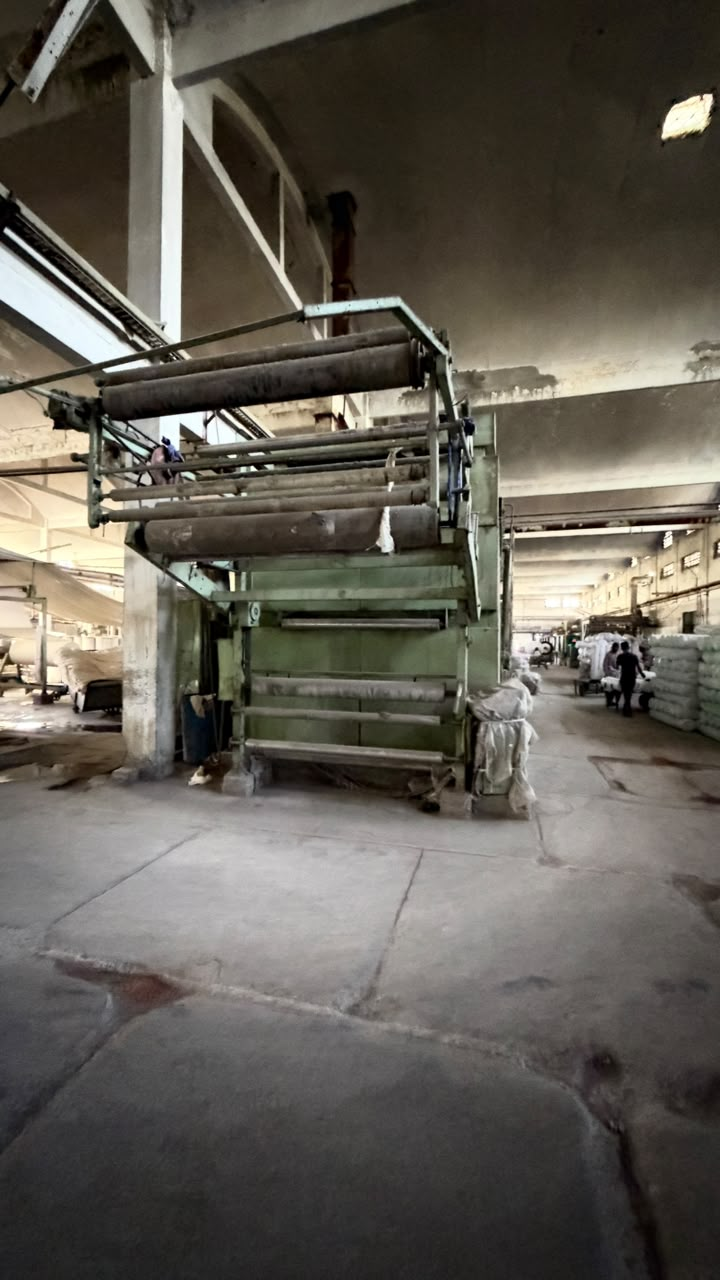
#> input picture images/Thermosol.jpg, 720 x 1280 px
$ python add_cloth_machines.py
#> lines starting #> are read from the running program, lines starting #| are printed output that depends on the picture; after the words box and inside, x2 and y2 are one past the last pixel; in counts of white or black regions, pixels touching at a corner belong together
"""Composite cream woven cloth onto empty thermosol & continuous bleaching photos."""
from pathlib import Path
import cv2
import numpy as np
from PIL import Image, ImageEnhance, ImageFilter

ROOT = Path(__file__).parent
THERMO_SRC = ROOT / "images" / "Thermosol.jpg"
BLEACH_SRC = ROOT / "images" / "continous_bleaching.jpg"
THERMO_OUT = ROOT / "images" / "gallery-thermosol.jpg"
BLEACH_OUT = ROOT / "images" / "gallery-bleaching.jpg"
TMP = ROOT / "images" / "_tmp"
TMP.mkdir(exist_ok=True)


def make_cream_cloth(tw: int = 640, th: int = 900) -> np.ndarray:
    """Procedural cream woven fabric — matches mill greige/processed cloth look."""
    # BGR cream / off-white
    base = np.zeros((th, tw, 3), np.float32)
    base[..., 0] = 214  # B
    base[..., 1] = 224  # G
    base[..., 2] = 232  # R
    yy, xx = np.mgrid[0:th, 0:tw]
    # warp threads
    weave_v = (np.sin(yy / 2.8) * 4.5).astype(np.float32)
    weave_h = (np.sin(xx / 3.2) * 3.5).astype(np.float32)
    base += (weave_v + weave_h)[..., None]
    # soft mottling
    noise = np.random.normal(0, 5.5, (th, tw, 3)).astype(np.float32)
    soft = cv2.GaussianBlur(noise, (0, 0), 1.4)
    base += soft
    # faint fold shade bands
    fold = (np.sin(xx / 55.0) * 6.0).astype(np.float32)
    base += fold[..., None]
    return np.clip(base, 0, 255).astype(np.uint8)


def paste_quad(
    canvas: np.ndarray,
    cloth: np.ndarray,
    dst_quad: np.ndarray,
    opacity: float = 0.92,
) -> None:
    h, w = canvas.shape[:2]
    src_h, src_w = cloth.shape[:2]
    src_quad = np.float32([[0, 0], [src_w - 1, 0], [src_w - 1, src_h - 1], [0, src_h - 1]])
    dst = dst_quad.astype(np.float32)
    mat = cv2.getPerspectiveTransform(src_quad, dst)
    warped = cv2.warpPerspective(cloth, mat, (w, h), flags=cv2.INTER_LINEAR)

    mask = np.zeros((h, w), np.uint8)
    cv2.fillConvexPoly(mask, np.round(dst).astype(np.int32), 255)
    mask = cv2.GaussianBlur(mask, (0, 0), 1.8)

    # contact shadow under cloth edge
    shadow = cv2.GaussianBlur(mask, (0, 0), 4.0)
    sh = (shadow.astype(np.float32) / 255.0) * 0.18
    canvas[:] = (canvas.astype(np.float32) * (1.0 - sh[..., None])).astype(np.uint8)

    xs = dst[:, 0]
    x0, x1 = float(xs.min()), float(xs.max())
    shade = np.ones((h, w), np.float32)
    if x1 > x0:
        gx = np.linspace(0, 1, w, dtype=np.float32)
        # only meaningful inside bbox but cheap full-width curve is fine
        roll = 0.90 + 0.12 * (1.0 - np.abs(gx - ((x0 + x1) * 0.5 / max(w, 1))) * 2.0)
        # simpler: center highlight relative to quad center
        cx = (x0 + x1) * 0.5
        for x in range(max(0, int(x0) - 2), min(w, int(x1) + 3)):
            t = abs((x - cx) / max(1.0, (x1 - x0) * 0.5))
            shade[:, x] = 0.88 + 0.14 * max(0.0, 1.0 - t)

    alpha = (mask.astype(np.float32) / 255.0) * opacity
    a3 = alpha[..., None]
    shaded = warped.astype(np.float32) * shade[..., None]
    # slight warm lift so cloth reads in dim mill light
    shaded = shaded * np.array([0.98, 1.0, 1.03], dtype=np.float32)
    canvas[:] = np.clip(shaded * a3 + canvas.astype(np.float32) * (1 - a3), 0, 255).astype(np.uint8)


def nq(w: int, h: int, pts: list[tuple[float, float]]) -> np.ndarray:
    return np.float32([[p[0] * w, p[1] * h] for p in pts])


def grade(bgr: np.ndarray) -> np.ndarray:
    rgb = Image.fromarray(cv2.cvtColor(bgr, cv2.COLOR_BGR2RGB))
    rgb = ImageEnhance.Contrast(rgb).enhance(1.05)
    rgb = ImageEnhance.Color(rgb).enhance(1.03)
    rgb = ImageEnhance.Brightness(rgb).enhance(1.02)
    return cv2.cvtColor(np.array(rgb), cv2.COLOR_RGB2BGR)


def roller_cloth(
    out: np.ndarray,
    cloth: np.ndarray,
    x0: float,
    x1: float,
    y: float,
    thick: float = 0.022,
    opacity: float = 0.93,
) -> None:
    """Thin horizontal fabric strip draped on a roller."""
    h, w = out.shape[:2]
    paste_quad(
        out,
        cloth,
        nq(
            w,
            h,
            [
                (x0, y),
                (x1, y - thick * 0.15),
                (x1 + 0.004, y + thick),
                (x0 - 0.002, y + thick * 1.05),
            ],
        ),
        opacity,
    )


def hang_cloth(
    out: np.ndarray,
    cloth: np.ndarray,
    x0: float,
    x1: float,
    y0: float,
    y1: float,
    opacity: float = 0.82,
) -> None:
    """Vertical hanging fabric panel between rollers."""
    h, w = out.shape[:2]
    paste_quad(
        out,
        cloth,
        nq(w, h, [(x0, y0), (x1, y0 - 0.004), (x1 + 0.01, y1), (x0 - 0.008, y1 + 0.006)]),
        opacity,
    )


def process_thermosol(bgr: np.ndarray, cloth: np.ndarray) -> np.ndarray:
    out = bgr.copy()
    # Cloth on successive rollers — thin bands, not poster boards
    roller_cloth(out, cloth, 0.30, 0.50, 0.258, 0.020, 0.94)
    roller_cloth(out, cloth, 0.302, 0.498, 0.312, 0.018, 0.93)
    roller_cloth(out, cloth, 0.310, 0.490, 0.382, 0.016, 0.92)
    roller_cloth(out, cloth, 0.312, 0.488, 0.442, 0.016, 0.92)
    roller_cloth(out, cloth, 0.315, 0.485, 0.500, 0.016, 0.91)
    roller_cloth(out, cloth, 0.318, 0.482, 0.556, 0.016, 0.91)
    # Thread connecting rollers (narrower so machine stays visible)
    hang_cloth(out, cloth, 0.372, 0.430, 0.330, 0.575, 0.72)
    hang_cloth(out, cloth, 0.440, 0.505, 0.570, 0.760, 0.78)
    return grade(out)


def process_bleaching(bgr: np.ndarray, cloth: np.ndarray) -> np.ndarray:
    out = bgr.copy()
    roller_cloth(out, cloth, 0.390, 0.580, 0.160, 0.022, 0.94)
    roller_cloth(out, cloth, 0.395, 0.575, 0.218, 0.020, 0.93)
    hang_cloth(out, cloth, 0.445, 0.520, 0.240, 0.430, 0.75)
    # Cloth across front of large drum — curved-feeling quad, not a billboard
    h, w = out.shape[:2]
    paste_quad(
        out,
        cloth,
        nq(
            w,
            h,
            [
                (0.375, 0.445),
                (0.620, 0.438),
                (0.615, 0.520),
                (0.380, 0.528),
            ],
        ),
        0.88,
    )
    roller_cloth(out, cloth, 0.410, 0.570, 0.590, 0.018, 0.91)
    hang_cloth(out, cloth, 0.445, 0.525, 0.610, 0.745, 0.80)
    return grade(out)


def main():
    cloth = make_cream_cloth()
    thermo = cv2.imread(str(THERMO_SRC))
#> thermo is the input picture: shape (1280, 720, 3); mean B, G, R 83.7, 92.3, 96.7
    bleach = cv2.imread(str(BLEACH_SRC))
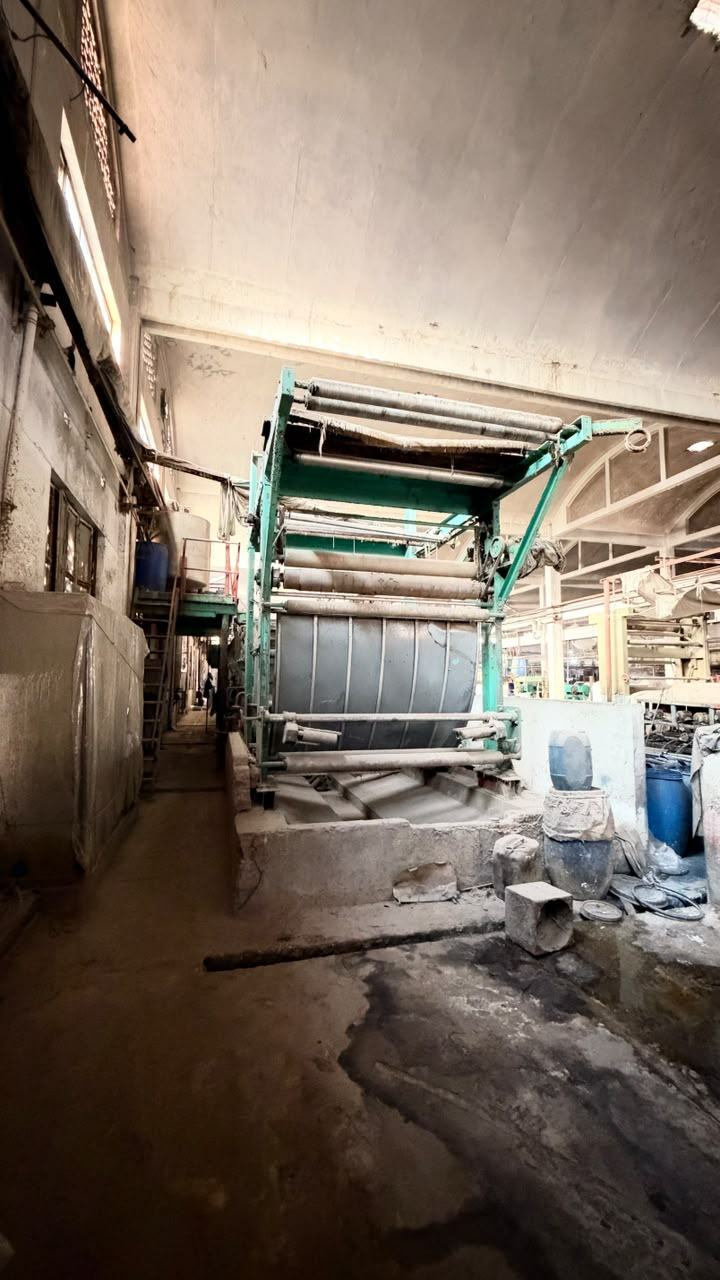
#> input picture images/continous_bleaching.jpg, 720 x 1280 px
#> bleach is the input picture: shape (1280, 720, 3); mean B, G, R 99.4, 111.6, 124.7
    if thermo is None or bleach is None:
        raise SystemExit("Missing source images")

    thermo_web = process_thermosol(thermo, cloth)
#> in paste_quad, `dst = dst_quad.astype(np.float32)`: dst = [[216, 330.2], [360, 326.4], [362.9, 355.8], [214.6, 357.1]]
#> in paste_quad, `mat = cv2.getPerspectiveTransform(src_quad, dst)`: mat = [[0.176, -0.00814, 216], [-0.051, 0.019, 330.2], [-0.000138, -3.05e-05, 1]]
#> in paste_quad, `cv2.fillConvexPoly(mask, np.round(dst).astype(np.int32), 255)`:
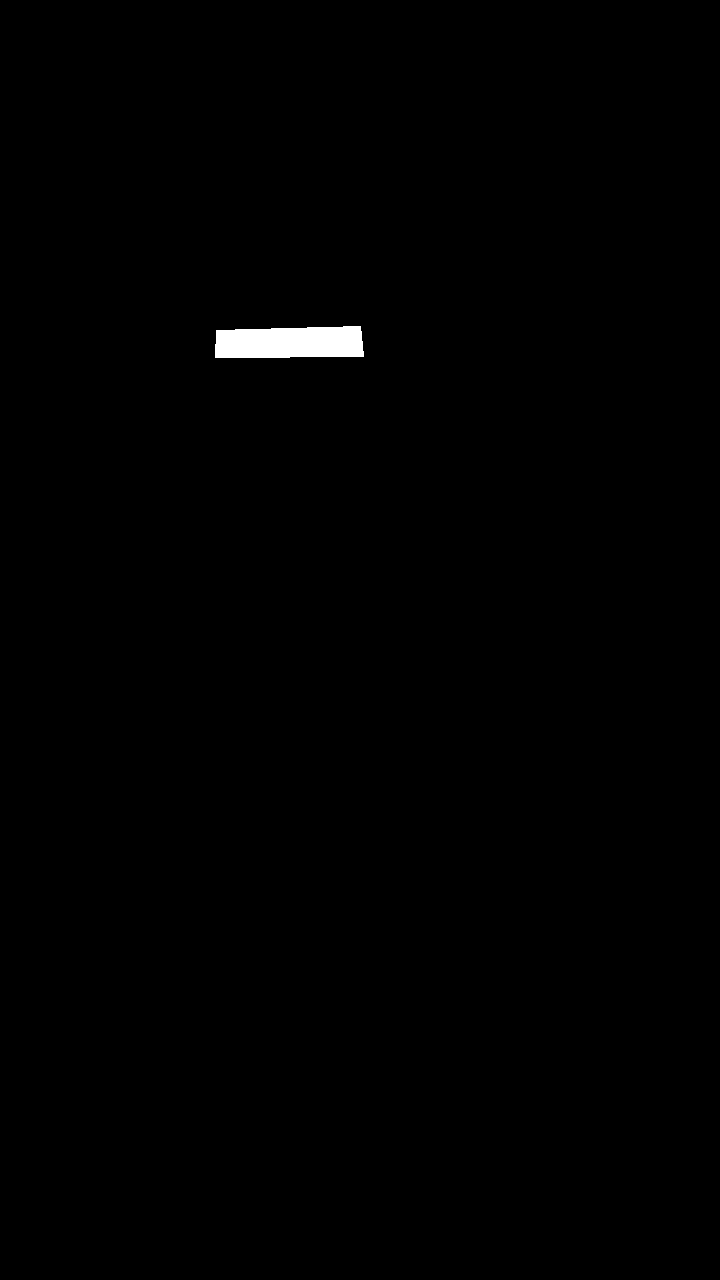
#> mask: shape (1280, 720); 0.47% white; 1 white region, box (x1, y1, x2, y2) and area: (215, 326, 364, 358) 4339
#> in paste_quad, `xs = dst[:, 0]`: xs = [216, 360, 362.9, 214.6]
#> in paste_quad, `x0, x1 = float(xs.min()), float(xs.max())`: x0 = 214.6; x1 = 362.9
#> in paste_quad, `roll = 0.90 + 0.12 * (1.0 - np.abs(gx - ((x0 + x1) * 0.5 / max(w, 1)))..`: roll = 720 values, max 1.02 at index 288, min 0.876 at index 719, mean 0.958
#> in paste_quad, `cx = (x0 + x1) * 0.5`: cx = 288.7
#> the loop in paste_quad, `for x in range(max(0, int(x0) - 2), min(w, int(x1) + 3)):` made 153 passes
#> t on passes 1 to 3: 1.03, 1.02, 1.01
#> in paste_quad, `canvas[:] = np.clip(shaded * a3 + canvas.astype(np.float32) * (1 - a3)..`: canvas: shape (1280, 720, 3); mean B, G, R 84.2, 92.7, 97.2
#> in paste_quad (call 2), `cv2.fillConvexPoly(mask, np.round(dst).astype(np.int32), 255)`: mask: shape (1280, 720); 0.42% white; 1 white region, box (x1, y1, x2, y2) and area: (216, 396, 362, 425) 3830
#> in paste_quad (call 2), `canvas[:] = (canvas.astype(np.float32) * (1.0 - sh[..., None])).astype..`: canvas: shape (1280, 720, 3); mean B, G, R 84.1, 92.6, 97.1
#> the loop in paste_quad (call 2), `for x in range(max(0, int(x0) - 2), min(w, int(x1) + 3)):` made 150 passes
#> t on passes 1 to 12: 1.03, 1.01, 1, 0.986, 0.972, 0.959, 0.945, 0.931, 0.917, 0.904, 0.89, 0.876
#> in paste_quad (call 2), `canvas[:] = np.clip(shaded * a3 + canvas.astype(np.float32) * (1 - a3)..`: canvas: shape (1280, 720, 3); mean B, G, R 84.4, 92.9, 97.4
#> call 3 of paste_quad, with dst_quad = array of shape (4, 2), opacity = 0.92
#> in paste_quad (call 3), `dst = dst_quad.astype(np.float32)`: dst = [[223.2, 489], [352.8, 485.9], [355.7, 509.4], [221.8, 510.5]]
#> in paste_quad (call 3), `mat = cv2.getPerspectiveTransform(src_quad, dst)`: mat = [[0.154, -0.00909, 223.2], [-0.0719, 0.00668, 489], [-0.000138, -3.38e-05, 1]]
#> in paste_quad (call 3), `cv2.fillConvexPoly(mask, np.round(dst).astype(np.int32), 255)`: mask: shape (1280, 720); 0.33% white; 1 white region, box (x1, y1, x2, y2) and area: (222, 486, 357, 511) 3061
#> in paste_quad (call 3), `canvas[:] = (canvas.astype(np.float32) * (1.0 - sh[..., None])).astype..`: canvas: shape (1280, 720, 3); mean B, G, R 84.3, 92.9, 97.3
#> in paste_quad (call 3), `xs = dst[:, 0]`: xs = [223.2, 352.8, 355.7, 221.8]
#> in paste_quad (call 3), `x0, x1 = float(xs.min()), float(xs.max())`: x0 = 221.8; x1 = 355.7
#> the loop in paste_quad (call 3), `for x in range(max(0, int(x0) - 2), min(w, int(x1) + 3)):` made 139 passes
#> t on passes 1 to 12: 1.04, 1.03, 1.01, 0.996, 0.981, 0.967, 0.952, 0.937, 0.922, 0.907, 0.892, 0.877
#> after the loop in paste_quad (call 3), `for x in range(max(0, int(x0) - 2), min(w, int(x1) + 3)):`:
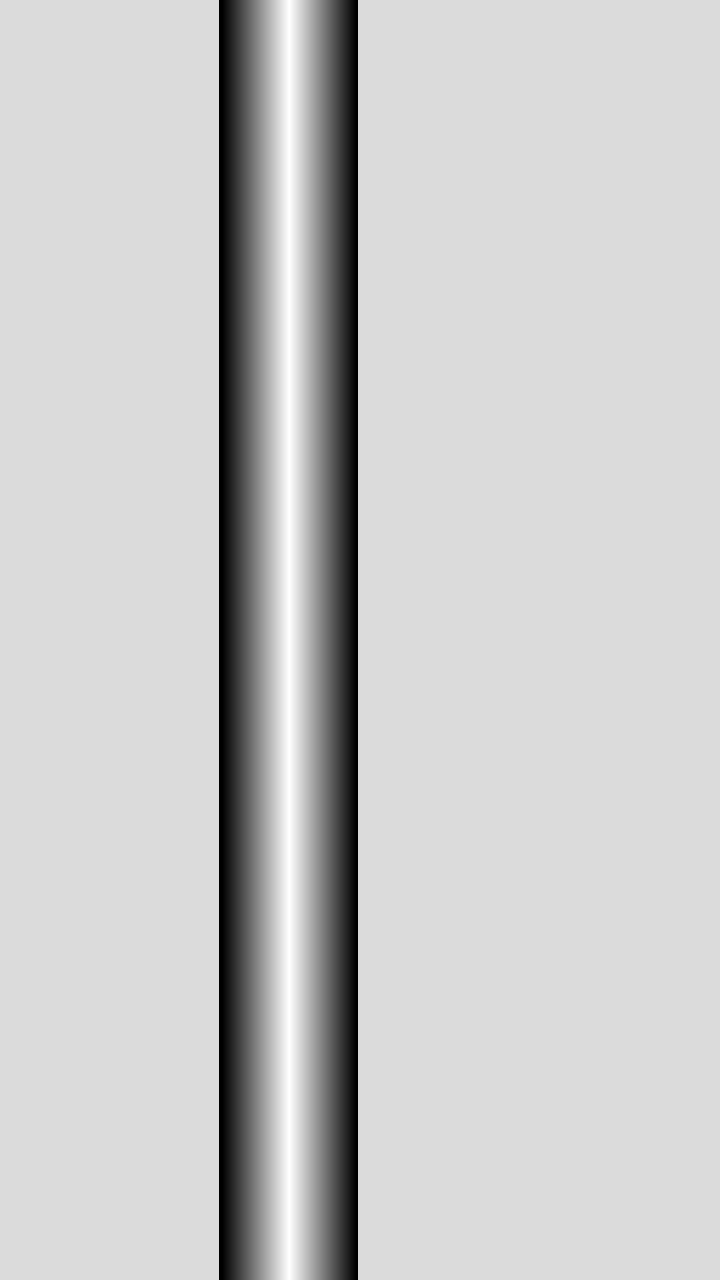
#> shade: shape (1280, 720) float32; min 0.88, max 1.02, mean 0.99; drawn with min black and max white
#> in paste_quad (call 3), `canvas[:] = np.clip(shaded * a3 + canvas.astype(np.float32) * (1 - a3)..`: canvas: shape (1280, 720, 3); mean B, G, R 84.7, 93.2, 97.7
#> call 4 of paste_quad, with dst_quad = array of shape (4, 2), opacity = 0.92
#> in paste_quad (call 4), `dst = dst_quad.astype(np.float32)`: dst = [[224.6, 565.8], [351.4, 562.7], [354.2, 586.2], [223.2, 587.3]]
#> in paste_quad (call 4), `mat = cv2.getPerspectiveTransform(src_quad, dst)`: mat = [[0.15, -0.0093, 224.6], [-0.0826, 0.00365, 565.8], [-0.000138, -3.45e-05, 1]]
#> in paste_quad (call 4), `cv2.fillConvexPoly(mask, np.round(dst).astype(np.int32), 255)`: mask: shape (1280, 720); 0.32% white; 1 white region, box (x1, y1, x2, y2) and area: (223, 563, 355, 588) 2978
#> in paste_quad (call 4), `canvas[:] = (canvas.astype(np.float32) * (1.0 - sh[..., None])).astype..`: canvas: shape (1280, 720, 3); mean B, G, R 84.6, 93.1, 97.6
#> in paste_quad (call 4), `xs = dst[:, 0]`: xs = [224.6, 351.4, 354.2, 223.2]
#> in paste_quad (call 4), `x0, x1 = float(xs.min()), float(xs.max())`: x0 = 223.2; x1 = 354.2
#> the loop in paste_quad (call 4), `for x in range(max(0, int(x0) - 2), min(w, int(x1) + 3)):` made 136 passes
#> t on passes 1 to 12: 1.03, 1.02, 1, 0.988, 0.973, 0.957, 0.942, 0.927, 0.911, 0.896, 0.881, 0.866
#> in paste_quad (call 4), `canvas[:] = np.clip(shaded * a3 + canvas.astype(np.float32) * (1 - a3)..`:
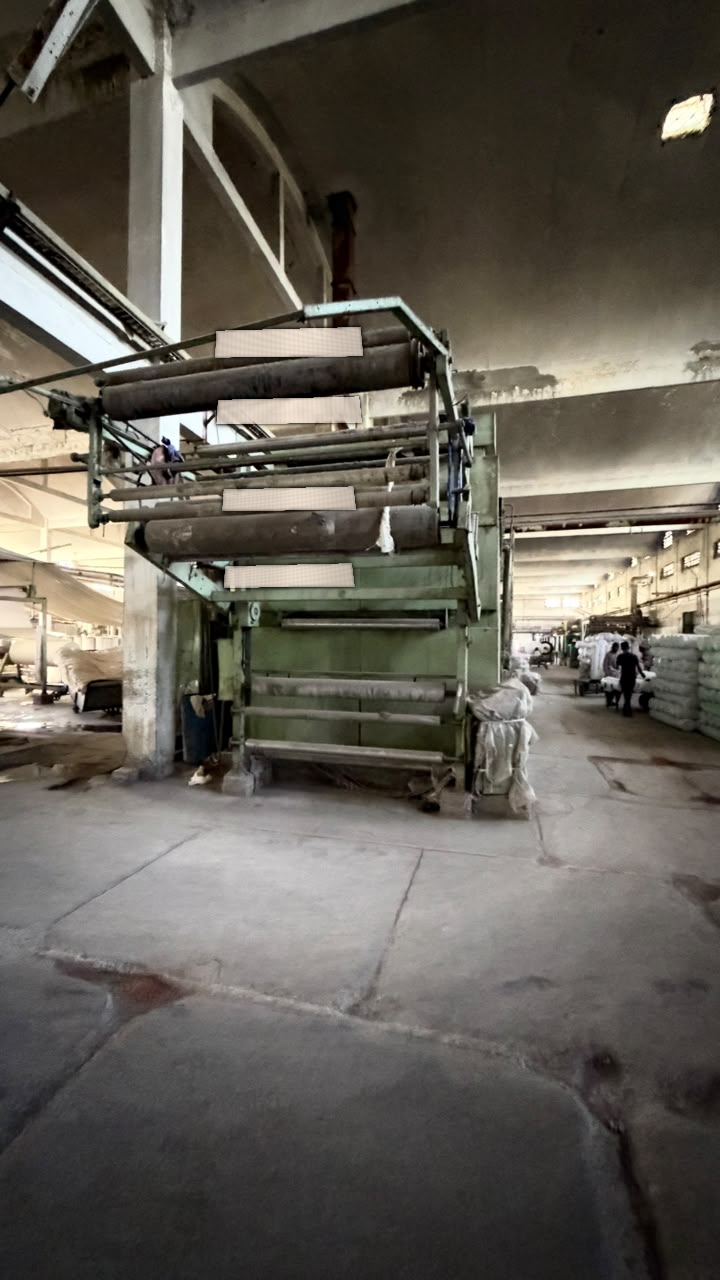
#> canvas: shape (1280, 720, 3); mean B, G, R 85, 93.5, 98
    bleach_web = process_bleaching(bleach, cloth)

    # keep native 720 width — portrait gallery
    cv2.imwrite(str(THERMO_OUT), thermo_web, [int(cv2.IMWRITE_JPEG_QUALITY), 90])
    cv2.imwrite(str(BLEACH_OUT), bleach_web, [int(cv2.IMWRITE_JPEG_QUALITY), 90])
    print("wrote", THERMO_OUT, thermo_web.shape)
#| wrote images/gallery-thermosol.jpg (1280, 720, 3)
    print("wrote", BLEACH_OUT, bleach_web.shape)
#| wrote images/gallery-bleaching.jpg (1280, 720, 3)
    cv2.imwrite(str(TMP / "qa_thermo.jpg"), thermo_web)
    cv2.imwrite(str(TMP / "qa_bleach.jpg"), bleach_web)


if __name__ == "__main__":
    main()
